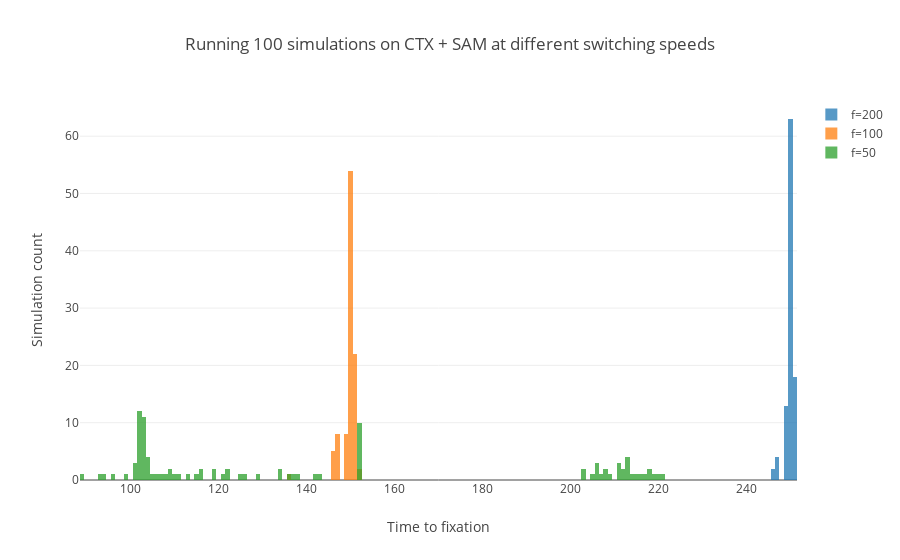
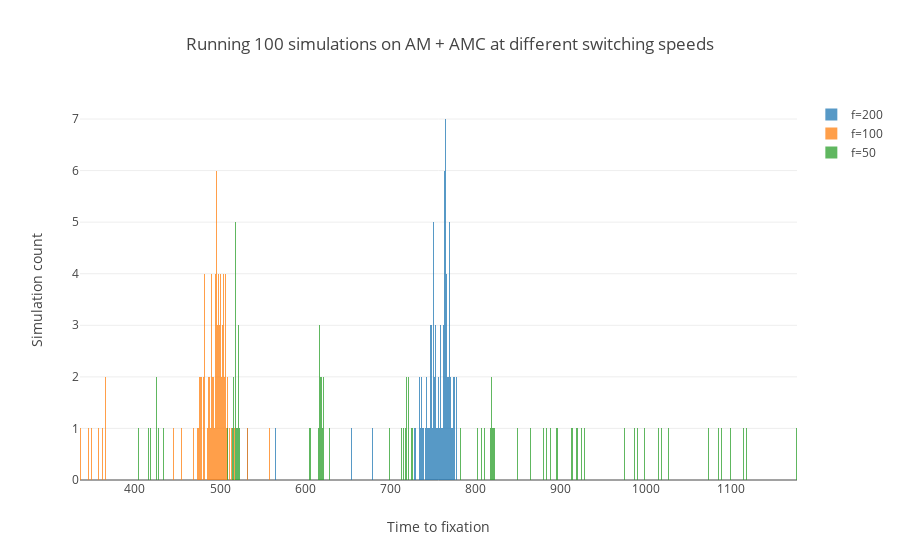
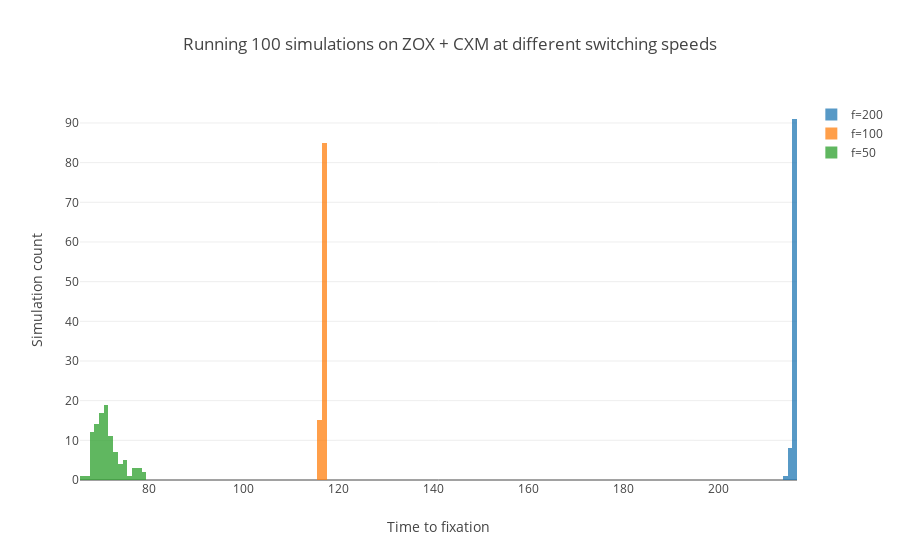

Here is the notebook cell these charts were saved with, in order:
### Markdown cell above
## High switching speeds show large variation in T<sub>f</sub>

Histograms may be less useful in this case. See the box plots below.

### Code cell
hist_switching(pairs[0])
hist_switching(pairs[1])
hist_switching(pairs[2])
